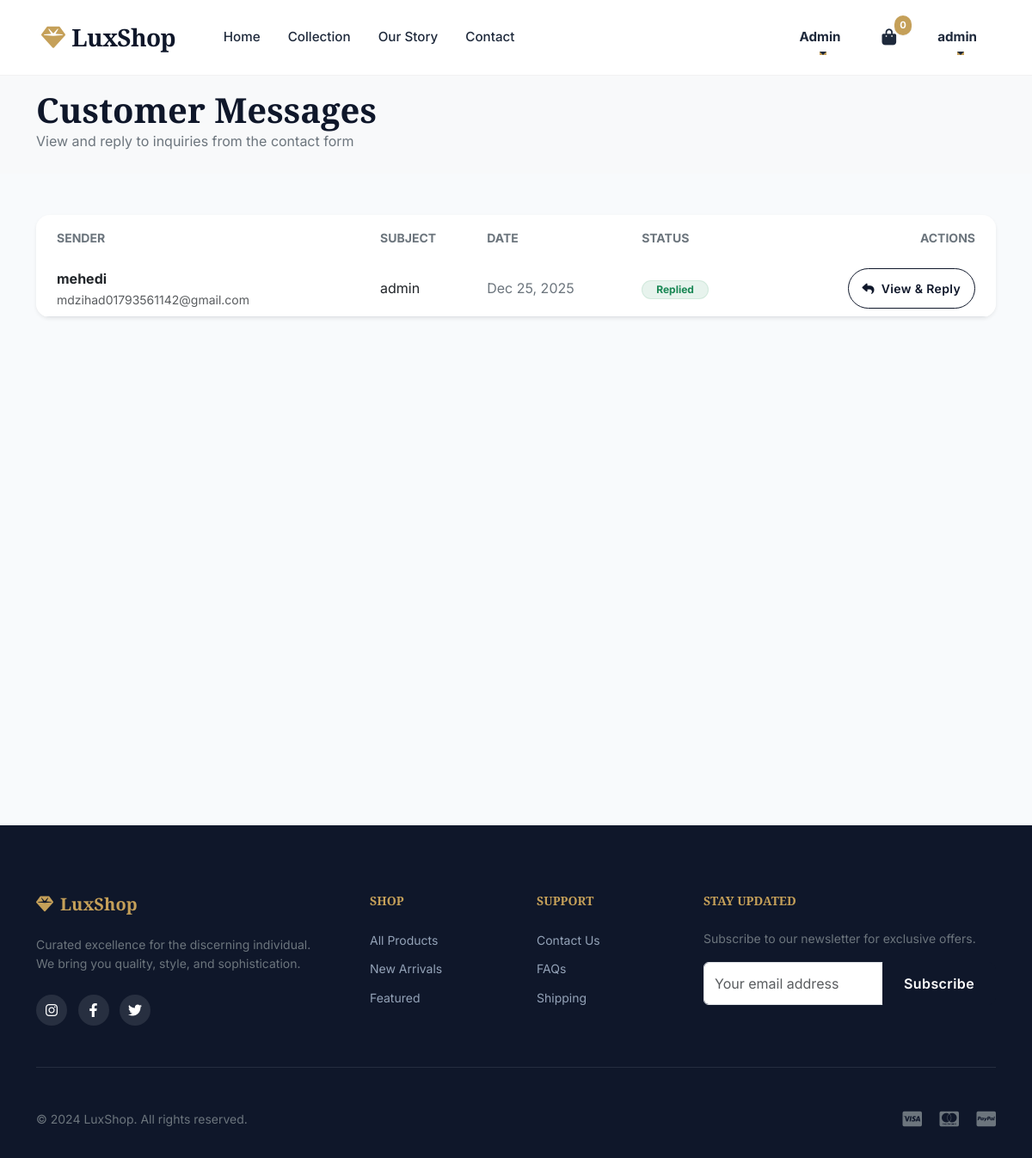
The page /admin-panel/messages/ (signed in) on the database its author committed.
### myapp/models.py (models this page shows, shortened)
class Cart(models.Model):
    user = models.OneToOneField(User, on_delete=models.CASCADE)
    created_at = models.DateTimeField(auto_now_add=True)

class ContactMessage(models.Model):
    user = models.ForeignKey(User, on_delete=models.CASCADE, null=True, blank=True)
    name = models.CharField(max_length=100)
    email = models.EmailField()
    subject = models.CharField(max_length=200)
    message = models.TextField()
    is_replied = models.BooleanField(default=False)
    created_at = models.DateTimeField(auto_now_add=True)
    replied_at = models.DateTimeField(blank=True, null=True)

### myapp/views.py (the view)
# urls.py: path('admin-panel/messages/', views.admin_messages, name='admin_messages'),
@admin_required
def admin_messages(request):
    messages_list = ContactMessage.objects.all().order_by('-created_at')
    paginator = Paginator(messages_list, 10)
    page_number = request.GET.get('page')
    page_obj = paginator.get_page(page_number)
    return render(request, 'admin/messages.html', {'page_obj': page_obj})

### myapp/views.py (called while the page is built)
def admin_required(view_func):
    @wraps(view_func)
    def _wrapped_view(request, *args, **kwargs):
        if not request.user.is_authenticated or request.user.userprofile.role != 'admin':
            messages.error(request, 'Access denied. Admin privileges required.')
            return redirect('home')
        return view_func(request, *args, **kwargs)
    return _wrapped_view

### myapp/templates/admin/messages.html (shortened to what this page needs)
{% extends 'base.html' %}
{% block content %}
<div class="bg-light py-4 mb-5">
    <div class="container">
        <h1 class="display-6 fw-bold mb-0">Customer Messages</h1>
        <p class="text-secondary mb-0">View and reply to inquiries from the contact form</p>
    </div>
</div>
<div class="container pb-5">
    <div class="card border-0 shadow-sm rounded-4 overflow-hidden">
        <div class="card-body p-0">
            <div class="table-responsive">
                <table class="table align-middle mb-0 table-hover">
                    <thead class="bg-light">
                        <tr>
                            <th class="ps-4 py-3 border-0 text-secondary small fw-bold text-uppercase">Sender</th>
                            <th class="py-3 border-0 text-secondary small fw-bold text-uppercase">Subject</th>
                            <th class="py-3 border-0 text-secondary small fw-bold text-uppercase">Date</th>
                            <th class="py-3 border-0 text-secondary small fw-bold text-uppercase">Status</th>
                            <th class="py-3 border-0 text-secondary small fw-bold text-uppercase text-end pe-4">Actions
                            </th>
                        </tr>
                    </thead>
                    <tbody>
                        {% for message in page_obj %}
                        <tr>
                            <td class="ps-4">
                                <div class="fw-bold">{{ message.name }}</div>
                                <div class="small text-muted">{{ message.email }}</div>
                            </td>
                            <td>{{ message.subject|truncatechars:30 }}</td>
                            <td class="text-secondary">{{ message.created_at|date:"M d, Y" }}</td>
                            <td>
                                {% if message.is_replied %}
                                <span
                                    class="badge bg-success bg-opacity-10 text-success border border-success border-opacity-10 rounded-pill px-3">Replied</span>
                                {% else %}
                                <span
                                    class="badge bg-warning bg-opacity-10 text-warning border border-warning border-opacity-10 rounded-pill px-3">Pending</span>
                                {% endif %}
                            </td>
                            <td class="text-end pe-4">
                                <a href="{% url 'reply_message' message.id %}"
                                    class="btn btn-outline-primary btn-sm rounded-pill px-3" title="View & Reply">
                                    <i class="fas fa-reply me-1"></i> View & Reply
                                </a>
                            </td>
                        </tr>
                        {% endfor %}
                    </tbody>
                </table>
            </div>
        </div>
    </div>
</div>
{% endblock %}

### myapp/templates/base.html (shortened to what this page needs)
<!DOCTYPE html>
<html lang="en">
<head>
    {% load static %}
    <link href="https://cdn.jsdelivr.net/npm/bootstrap@5.3.0/dist/css/bootstrap.min.css" rel="stylesheet">
    <link rel="stylesheet" href="https://cdnjs.cloudflare.com/ajax/libs/font-awesome/6.4.0/css/all.min.css">
    <link rel="stylesheet" href="{% static 'css/style.css' %}?v=2">
</head>
<body>
    <nav class="navbar navbar-expand-lg fixed-top">
        <div class="container-fluid px-4 px-lg-5">
            <a class="navbar-brand" href="{% url 'home' %}">
                <i class="fas fa-gem me-2"></i>LuxShop
            </a>
            <div class="collapse navbar-collapse" id="navbarContent">
                <ul class="navbar-nav me-auto ms-lg-4 mb-2 mb-lg-0">
                    <li class="nav-item">
                        <a class="nav-link" href="{% url 'home' %}">Home</a>
                    </li>
                    <li class="nav-item">
                        <a class="nav-link" href="{% url 'shop' %}">Collection</a>
                    </li>
                    <li class="nav-item">
                        <a class="nav-link" href="{% url 'about' %}">Our Story</a>
                    </li>
                    <li class="nav-item">
                        <a class="nav-link" href="{% url 'contact' %}">Contact</a>
                    </li>
                </ul>
                <ul class="navbar-nav align-items-center gap-3">
                    {% if user.is_authenticated %}
                    {% if user.userprofile.role == 'admin' %}
                    <li class="nav-item dropdown">
                        <a class="nav-link dropdown-toggle text-primary fw-bold" href="#" role="button"
                            data-bs-toggle="dropdown">
                            Admin
                        </a>
                    </li>
                    {% endif %}
                    <li class="nav-item">
                        <a class="nav-link btn-cart text-dark" href="{% url 'view_cart' %}">
                            <span class="cart-count">
                                {{ user.cart.cartitem_set.count|default:0 }}
                            </span>
                        </a>
                    </li>
                    <li class="nav-item dropdown">
                        <a class="nav-link dropdown-toggle fw-bold text-dark" href="#" role="button"
                            data-bs-toggle="dropdown">
                            {{ user.first_name|default:user.username }}
                        </a>
                    </li>
                    {% endif %}
                </ul>
            </div>
        </div>
    </nav>
    <div class="navbar-spacer"></div>
    <main class="min-vh-100">
        {% block content %}{% endblock %}
    </main>
    <footer>
        <div class="container">
            <div class="row g-5">
                <div class="col-lg-4 col-md-6">
                    <h5 class="fw-bold"><i class="fas fa-gem me-2"></i>LuxShop</h5>
                    <p class="text-secondary small">Curated excellence for the discerning individual. We bring you
                        quality, style, and sophistication.</p>
                    <div class="social-links mt-4">
                        <a href="#"><i class="fab fa-instagram"></i></a>
                        <a href="#"><i class="fab fa-facebook-f"></i></a>
                        <a href="#"><i class="fab fa-twitter"></i></a>
                    </div>
                </div>
                <div class="col-lg-2 col-md-3 col-6">
                    <h5 class="small text-uppercase tracking-wider">Shop</h5>
                    <ul class="list-unstyled">
                        <li class="mb-2"><a href="{% url 'shop' %}" class="small">All Products</a></li>
                        <li class="mb-2"><a href="#" class="small">New Arrivals</a></li>
                        <li class="mb-2"><a href="#" class="small">Featured</a></li>
                    </ul>
                </div>
                <div class="col-lg-2 col-md-3 col-6">
                    <h5 class="small text-uppercase tracking-wider">Support</h5>
                    <ul class="list-unstyled">
                        <li class="mb-2"><a href="{% url 'contact' %}" class="small">Contact Us</a></li>
                        <li class="mb-2"><a href="#" class="small">FAQs</a></li>
                        <li class="mb-2"><a href="#" class="small">Shipping</a></li>
                    </ul>
                </div>
                <div class="col-lg-4 col-md-12">
                    <h5 class="small text-uppercase tracking-wider">Stay Updated</h5>
                    <p class="small text-secondary">Subscribe to our newsletter for exclusive offers.</p>
                    <div class="input-group mb-3">
                        <input type="text" class="form-control" placeholder="Your email address">
                        <button class="btn btn-primary" type="button">Subscribe</button>
                    </div>
                </div>
            </div>
            <hr class="border-secondary opacity-10 my-5">
            <div class="row align-items-center">
                <div class="col-md-6 text-center text-md-start">
                    <p class="mb-0 small text-secondary">&copy; 2024 LuxShop. All rights reserved.</p>
                </div>
                <div class="col-md-6 text-center text-md-end mt-3 mt-md-0">
                    <i class="fab fa-cc-visa fa-lg text-secondary me-3"></i>
                    <i class="fab fa-cc-mastercard fa-lg text-secondary me-3"></i>
                    <i class="fab fa-cc-paypal fa-lg text-secondary"></i>
                </div>
            </div>
        </div>
    </footer>
</body>
</html>

### myapp/static/css/style.css (style rules this page uses)
:root { --primary-color: #0f172a; --primary-light: #1e293b; --accent-color: #c5a059; --accent-hover: #b08d45; --text-main: #334155; --text-light: #64748b; --bg-body: #f8fafc; --bg-white: #ffffff; --success: #10b981; --danger: #ef4444; --warning: #f59e0b; --shadow-sm: 0 1px 2px 0 rgba(0, 0, 0, 0.05); --shadow-md: 0 4px 6px -1px rgba(0, 0, 0, 0.1), 0 2px 4px -1px rgba(0, 0, 0, 0.06); --shadow-lg: 0 10px 15px -3px rgba(0, 0, 0, 0.1), 0 4px 6px -2px rgba(0, 0, 0, 0.05); --shadow-premium: 0 20px 25px -5px rgba(0, 0, 0, 0.1), 0 10px 10px -5px rgba(0, 0, 0, 0.04); --transition: all 0.3s cubic-bezier(0.4, 0, 0.2, 1); --radius-sm: 0.375rem; --radius-md: 0.5rem; --radius-lg: 1rem; --radius-xl: 1.5rem; }
html, body { font-family: 'Inter', sans-serif; color: var(--text-main); background-color: var(--bg-body); line-height: 1.6; overflow-x: hidden; margin: 0; padding: 0; }
h1, h2, h3, h4, h5, h6 { font-family: 'Playfair Display', serif; color: var(--primary-color); margin-bottom: 1rem; font-weight: 700; }
a { text-decoration: none; color: inherit; transition: var(--transition); }
ul { list-style: none; padding: 0; margin: 0; }
.navbar { background: rgba(255, 255, 255, 0.95); backdrop-filter: blur(10px); border-bottom: 1px solid rgba(0, 0, 0, 0.05); padding: 1rem 0; transition: var(--transition); }
.navbar-brand { font-family: 'Playfair Display', serif; font-size: 1.75rem; font-weight: 700; color: var(--primary-color) !important; letter-spacing: -0.025em; }
.navbar-brand i { color: var(--accent-color); }
.nav-link { font-weight: 500; color: var(--primary-light) !important; font-size: 0.95rem; margin: 0 0.5rem; position: relative; }
.nav-link::after { content: ''; position: absolute; width: 0; height: 2px; bottom: 0; left: 50%; background-color: var(--accent-color); transition: var(--transition); transform: translateX(-50%); }
.btn-cart { position: relative; }
.cart-count { position: absolute; top: -5px; right: -10px; background: var(--accent-color); color: white; font-size: 0.7rem; font-weight: 700; padding: 0.15rem 0.4rem; border-radius: 999px; box-shadow: var(--shadow-sm); }
.btn { padding: 0.75rem 1.5rem; border-radius: var(--radius-md); font-weight: 600; letter-spacing: 0.025em; transition: var(--transition); font-family: 'Inter', sans-serif; }
.btn-primary { background-color: var(--primary-color); border: 1px solid var(--primary-color); color: white; }
.btn-outline-primary { color: var(--primary-color); border: 1px solid var(--primary-color); background: transparent; }
footer { background-color: var(--primary-color); color: white; padding: 5rem 0 2rem; margin-top: 5rem; }
footer h5 { color: var(--accent-color); margin-bottom: 1.5rem; }
footer p, footer li, footer a { color: #94a3b8; }
.social-links a { display: inline-flex; align-items: center; justify-content: center; width: 36px; height: 36px; border-radius: 50%; background: rgba(255, 255, 255, 0.1); color: white; margin-right: 0.5rem; transition: var(--transition); }
.navbar-spacer { height: 80px; }

### rows shown on the page
ContactMessage: name "mehedi", email "mdzihad01793561142@gmail.com", subject "admin", created_at "Dec 25, 2025", is_replied "Replied"

### other values the page prints
{{ user.cart.cartitem_set.count|default:0 }} "0"
{{ user.first_name|default:user.username }} "admin"
